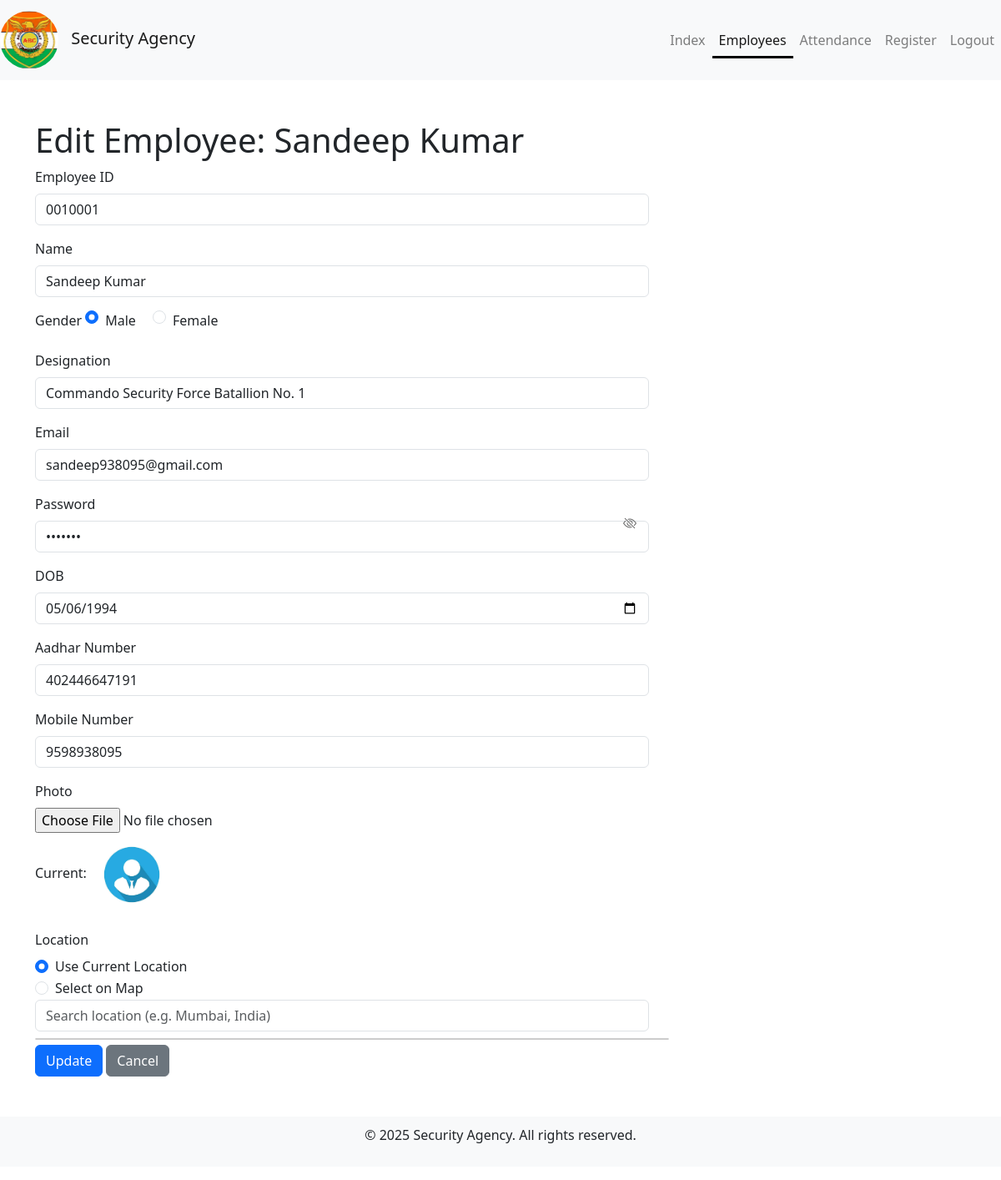
/owner/editemp/0010001/ (signed in), run on the app's committed database.
### employee/models.py (models this page shows, shortened)
class Employee(models.Model):
    employee_id = models.CharField(max_length=10, primary_key=True, blank=True)  # Use employee ID as primary key
    name = models.CharField(max_length=100)  # Example field for employee name
    GENDER_CHOICES = [
        ('Male', 'Male'),
        ('Female', 'Female'),
        ('Other', 'Other'),
    ]
    gender = models.CharField(
        max_length=6,
        choices=GENDER_CHOICES,
        null=True,  # Optional: allows null values if gender isn't provided
        blank=True,  # Optional: allows blank values if gender isn't provided
    )
    designation = models.CharField(max_length=100, blank=True, null=True)
    email = models.EmailField(unique=True)
    password = models.CharField(max_length=128)  # Store hashed passwords
    dob = models.DateField()
    aadhar_number = models.CharField(max_length=12, unique=True, blank=True, null=True)  # New field for Aadhar number
    mobile_number = models.CharField(max_length=10, blank=True, null=True)  # New field for mobile number
    qr_code_data = models.BinaryField(blank=True, null=True)  # Store QR code as binary data
    photo = models.ImageField(upload_to=employee_photo_path, blank=True, null=True)
    location_lat = models.FloatField(null=True, blank=True)
    location_lon = models.FloatField(null=True, blank=True)

### owner/views.py (the view, shortened to what this page needs)
# urls.py: path('editemp/<str:empid>/', views.editemp, name='editemp'),
@cache_control(no_cache=True, must_revalidate=True, no_store=True)
@owner_session_required
def editemp(request, empid):
    employee = get_object_or_404(Employee, employee_id=empid)
    return render(request, 'owner/editemp.html', {'employee': employee})

### templates/owner/editemp.html (shortened to what this page needs)
<!DOCTYPE html>
{% load static %}
<html lang="en">
<head>
    <link rel="stylesheet" href="https://stackpath.bootstrapcdn.com/bootstrap/4.5.2/css/bootstrap.min.css">
    <link rel="stylesheet" href="{% static 'css/styles.css' %}">
    <link rel="stylesheet" href="https://unpkg.com/leaflet/dist/leaflet.css" />
    <link rel="stylesheet" href="https://unpkg.com/leaflet-control-geocoder/dist/Control.Geocoder.css" />
    <link href="https://cdn.jsdelivr.net/npm/bootstrap@5.3.3/dist/css/bootstrap.min.css" rel="stylesheet">
    <link href="https://cdn.jsdelivr.net/npm/bootstrap-icons@1.10.5/font/bootstrap-icons.css" rel="stylesheet">
</head>
<body id="index">
<nav class="navbar navbar-expand-lg navbar-light bg-light">
    <a class="navbar-brand" href="/">
        <img src="{% static 'images/logo.jpeg' %}" alt="Logo" class="site-logo" href="/">
        Security Agency
    </a>
    <div class="collapse navbar-collapse justify-content-end" id="navbarNav">
        <ul class="navbar-nav">
            <li class="nav-item">
                <a class="nav-link" href="{% url 'index' %}">Index</a>
            </li>
            <li class="nav-item">
                <a class="nav-link active custom-active-link" href="{% url 'empdetails' %}">Employees</a>
            </li>
            <li class="nav-item">
                <a class="nav-link" href="{% url 'attendance-report' %}">Attendance</a>
            </li>
            <li class="nav-item">
                <a class="nav-link" href="{% url 'regemp' %}">Register</a>
            </li>
            <li class="nav-item">
                <a class="nav-link" href="{% url 'logout' %}">Logout</a>
            </li>
        </ul>
    </div>
</nav>
<div class="container mt-5">
    <div class="row">
        <div class="col-md-8">
            <h1>Edit Employee: {{ employee.name }}</h1>
            <form method="POST" enctype="multipart/form-data">
                <div class="form-group">
                    <label>Employee ID</label>
                    <input type="text" name="e_id" value="{{ employee.employee_id }}" class="form-control" required>
                </div>
                <div class="form-group">
                    <label>Name</label>
                    <input type="text" name="e_name" value="{{ employee.name }}" class="form-control" required>
                </div>
                <div class="form-group">
                    <label>Gender</label>
                    <div class="form-check form-check-inline">
                        <input class="form-check-input" type="radio" name="e_gender" id="male" value="Male" {% if employee.gender == "Male" %}checked{% endif %}>
                        <label class="form-check-label" for="male">Male</label>
                    </div>
                    <div class="form-check form-check-inline">
                        <input class="form-check-input" type="radio" name="e_gender" id="female" value="Female" {% if employee.gender == "Female" %}checked{% endif %}>
                        <label class="form-check-label" for="female">Female</label>
                    </div>
                </div>
                <div class="form-group">
                    <label>Designation</label>
                    <input type="text" name="e_desig" value="{{ employee.designation }}" class="form-control" required>
                </div>
                <div class="form-group">
                    <label>Email</label>
                    <input type="email" name="e_email" value="{{ employee.email }}" class="form-control" required>
                </div>
                <div class="form-group password-wrapper">
                    <label>Password</label>
                    <input type="password" name="e_pass" id="password" value="{{ employee.password }}" class="form-control" required>
                    <i class="bi bi-eye-slash toggle-password" id="togglePassword"></i>
                </div>
                <div class="form-group">
                    <label>DOB</label>
                    <input type="date" name="e_dob" value="{{ employee.dob|date:'Y-m-d' }}" class="form-control" required>
                </div>
                <div class="form-group">
                    <label>Aadhar Number</label>
                    <input type="text" name="e_adh" value="{{ employee.aadhar_number }}" class="form-control" required>
                </div>
                <div class="form-group">
                    <label>Mobile Number</label>
                    <input type="text" name="e_mob" value="{{ employee.mobile_number }}" class="form-control" required>
                </div>
                <div class="form-group">
                    <label>Photo</label>
                    <input type="file" name="e_photo" class="form-control-file">
                    {% if employee.photo %}
                        <p>Current: <img src="{{ employee.photo.url }}" alt="{{ employee.name }}" height="100"></p>
                    {% else %}
                        <p>Current: <img src="{% static 'images/default.jpg' %}" alt="Default Photo" height="100"></p>
                    {% endif %}
                </div>
                <div class="form-group">
                    <label>Location</label>
                    <div class="form-check">
                        <input class="form-check-input" type="radio" name="location_option" id="use_current" value="current" checked>
                        <label class="form-check-label" for="use_current">Use Current Location</label>
                    </div>
                    <div class="form-check">
                        <input class="form-check-input" type="radio" name="location_option" id="select_map" value="map">
                        <label class="form-check-label" for="select_map">Select on Map</label>
                    </div>
                    <input id="search-box" type="text" class="form-control mb-2" placeholder="Search location (e.g. Mumbai, India)">
                    <ul id="suggestions" class="list-group mb-2" style="position: absolute; z-index: 1000;"></ul>
                </div>
                <button type="submit" class="btn btn-primary">Update</button>
                <a href="{% url 'empdetails' %}" class="btn btn-secondary">Cancel</a>
            </form>
        </div>
    </div>
</div>
<footer class="text-center mt-5 mb-3">
    <p>&copy; 2025 Security Agency. All rights reserved.</p>
</footer>
</body>
</html>

### static/css/styles.css (style rules this page uses)
.site-logo { width: 70px; height: 70px; border-radius: 50%; margin-right: 10px; object-fit: cover; }
footer { background-color: #f8f9fa; padding: 10px 0; }
.nav-link { color: #007bff; }
.navbar-nav .nav-link.active.custom-active-link { position: relative; }
.navbar-nav .nav-link.active.custom-active-link::after { content: ''; position: absolute; bottom: -2px; left: 0; width: 100%; height: 3px; background-color: black; }
:root { --primary-color: #4EA685; --secondary-color: #57B894; --black: #000000; --white: #ffffff; --gray: #efefef; --gray-2: #757575; --facebook-color: #4267B2; --google-color: #DB4437; --twitter-color: #1DA1F2; --insta-color: #E1306C; }

### templates/owner/editemp.html (style rules this page uses)
#suggestions { max-height: 150px; overflow-y: auto; width: 100%; z-index: 1001; position: absolute; background: white; border: 1px solid #ccc; }
.password-wrapper { position: relative; }
.toggle-password { position: absolute; right: 15px; top: 50%; transform: translateY(-50%); cursor: pointer; color: #666; }

### data on the page
Employee: name "Sandeep Kumar", e_id "0010001", e_name "Sandeep Kumar", gender "☑ Male", gender "☐ Female", e_desig "Commando Security Force Batallion No. 1", e_email "sandeep938095@gmail.com", e_dob "05/06/1994", e_adh "402446647191", e_mob "9598938095"
